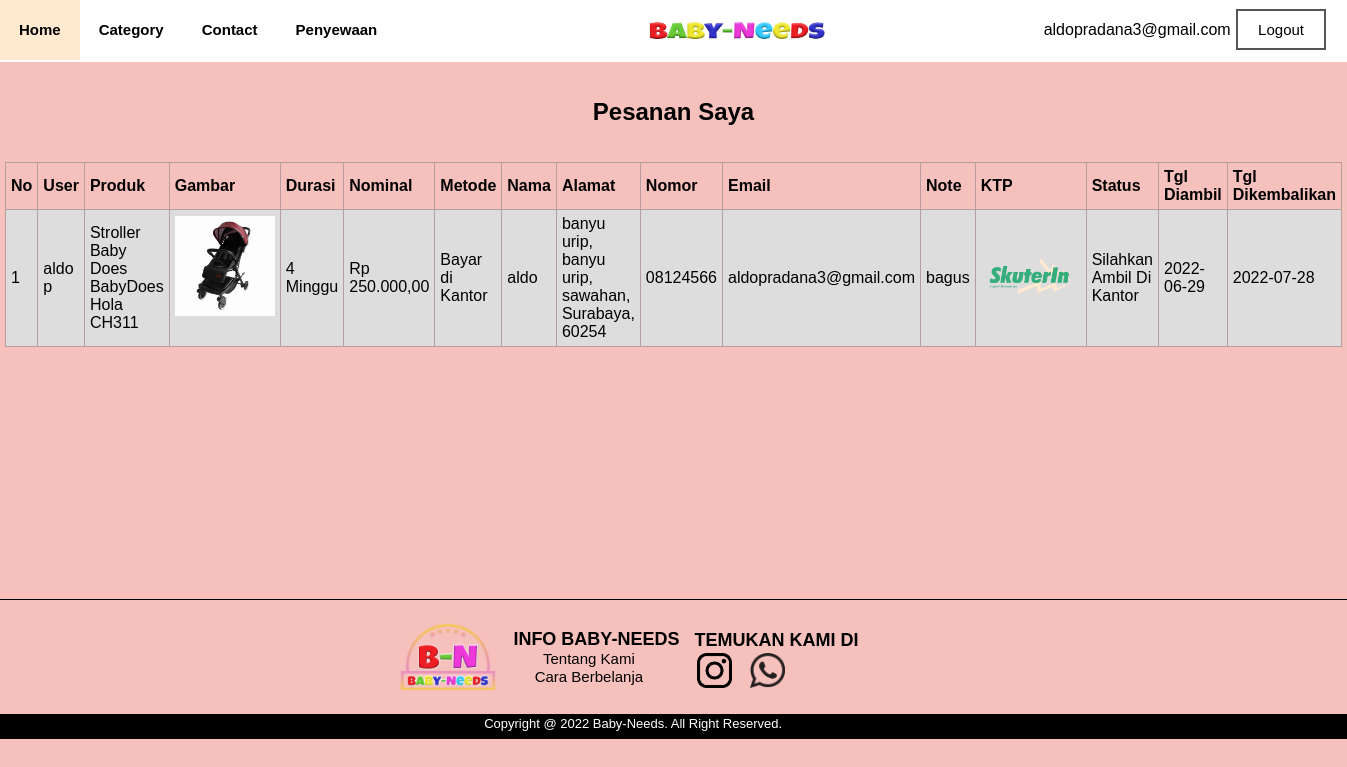
/pesanan.php (signed in), run on the app's committed database.
### tables this page shows
CREATE TABLE `transaksi` (
  `id` int(20) NOT NULL,
  `id_user` int(20) NOT NULL,
  `id_produk` int(20) NOT NULL,
  `tipe` varchar(20) NOT NULL,
  `amount` int(20) NOT NULL,
  `metode` varchar(30) NOT NULL,
  `nama` varchar(255) NOT NULL,
  `alamat` varchar(500) NOT NULL,
  `nomor` varchar(20) NOT NULL,
  `email` varchar(50) NOT NULL,
  `note` varchar(255) DEFAULT NULL,
  `ktp` varchar(50) NOT NULL,
  `status` varchar(30) NOT NULL,
  `tgl_diambil` date DEFAULT NULL,
  `tgl_dikembalikan` date DEFAULT NULL
);

CREATE TABLE `user` (
  `id` int(11) NOT NULL,
  `nama` varchar(50) NOT NULL,
  `alamat` varchar(100) NOT NULL,
  `nohp` varchar(50) NOT NULL,
  `email` varchar(100) NOT NULL,
  `password` varchar(100) NOT NULL
);

CREATE TABLE `produk` (
  `id_produk` int(10) NOT NULL,
  `kategori` varchar(50) NOT NULL,
  `nama` varchar(50) NOT NULL,
  `umur` varchar(10) NOT NULL,
  `harga` int(50) NOT NULL,
  `foto` varchar(100) NOT NULL,
  `stok` int(10) NOT NULL,
  `tanggal_upload` timestamp NOT NULL DEFAULT current_timestamp(),
  `deskripsi1` text NOT NULL,
  `deskripsi2` text NOT NULL,
  `deskripsi3` text NOT NULL,
  `deskripsi4` text NOT NULL
);

### pesanan.php (the view, shortened to what this page needs)
<!DOCTYPE html>
<html>
<head>
</head>
<body>
<?php
    include('koneksi.php');
    $nomor = 1;
?>
<?php include('header.php');?>
<br><br>
<h2 style="text-align: center;">Pesanan Saya</h2>
<br><br>
<table>
  <tr>
    <th>No</th>
    <th>User</th>
    <th>Produk</th>
    <th>Gambar</th>
    <th>Durasi</th>
    <th>Nominal</th>
    <th>Metode</th>
    <th>Nama</th>
    <th>Alamat</th>
    <th>Nomor</th>
    <th>Email</th>
    <th>Note</th>
    <th>KTP</th>
    <th>Status</th>
    <th>Tgl Diambil</th>
    <th>Tgl Dikembalikan</th>
  </tr>
  <?php
      function rupiah($angka)
        {
            $hasil_rupiah = "Rp " . number_format($angka, 2, ",", ".");
            return $hasil_rupiah;
        }
    $id_user = $_SESSION['id'];
    $query = "SELECT * FROM transaksi WHERE id_user='$id_user'";
    $result = mysqli_query($koneksi,$query);
    while($row = mysqli_fetch_array($result)){
    $product_id = $row['id_produk'];
    $quer = "SELECT * FROM produk WHERE id_produk = '$product_id'";
    $data = $koneksi->query($quer)->fetch_assoc();
    $id_user = $row['id_user'];
    $quer_user = "SELECT * FROM user WHERE id = '$id_user'";
    $data_user = $koneksi->query($quer_user)->fetch_assoc();
    ?>
    <tr>
        <td><?php echo $nomor++; ?></td>
        <td><?php echo $data_user['nama']; ?></td>
        <td><?php echo $data['nama']; ?></td>
        <td><img src="admin/produk/<?php echo $data['foto']; ?>" style="width: 100px; padding-bottom: 20px;"></td>
        <td><?php echo $row['tipe']; ?></td>
        <td><?php echo rupiah($row['amount']); ?></td>
        <td><?php echo $row['metode']; ?></td>
        <td><?php echo $row['nama']; ?></td>
        <td><?php echo $row['alamat']; ?></td>
        <td><?php echo $row['nomor']; ?></td>
        <td><?php echo $row['email']; ?></td>
        <td><?php echo $row['note']; ?></td>
        <td><img src="uploads/<?php echo $row['ktp']; ?>" width="100px"></td>
        <td><?php echo $row['status']; ?></td>
        <td><?php echo $row['tgl_diambil']; ?></td>
        <td><?php echo $row['tgl_dikembalikan']; ?></td>
    </tr>
    <?php
    }
    ?>
</table>
<br><br><br><br><br><br><br><br><br><br><br><br><br><br>
<section id="footer">
<?php include('footer.php');?>
</section>
</body>
</html>

### header.php (shortened to what this page needs)
<!DOCTYPE html>
<html lang="en">
<head>
    <link rel="stylesheet" href="style/styleheader.css">
</head>
<body>
    <nav>
        <div class="wrapper">
            <div class="menu" style="float:left">
                <ul>
                    <li><a href="index.php">Home</a></li>
                    <li><a href="">Category</a>
                    </li>
                    <li><a href="#footer">Contact</a></li>
                    <li><a href="pesanan.php">Penyewaan</a></li>
                </ul>
            </div>
                <div style="float:left; width:32%;">
                    <img src = "resource/logo.png" style="width:180px; height :49px;float:right; margin-top:1.5%;margin-left:0%;margin-bottom:1.5%">
                </div>
                <div class="logout" style="float: right; padding: 0px 20px 0px 20px;">
                <?php
                if(isset($_SESSION['id'])){
                    echo $_SESSION['email'];
                }
                ?>
                    <a href="logout.php"><button class="buttonlogout button5">Logout</button></a>
                </div>
        </div>
    </nav>

### footer.php (shortened to what this page needs)
<!DOCTYPE html>
<html lang="en">
<head>
    <link rel="stylesheet" href="style/stylefoot.css">
</head>
<footer>
<center>
    <div class="footer">
        <div style="background: white;">
        <div style="float:left; width:37%;">
            <img src = "resource/icon.png" style="width:100px; height :100px;float:right; margin-top:1.5%;margin-left:0%;margin-bottom:1.5%">
        </div>
        <div style="float:left; margin-top:30px">
            <b>INFO BABY-NEEDS<br></b>
                <a href="index.php" class="isi">Tentang Kami<br></a>
                <a href="index.php" class="isi">Cara Berbelanja<br></a>
        </div>
        <div style="float:left; margin-top:30px">
            <b>TEMUKAN KAMI DI<br></b>
                <a href="" class="isi">
                <img src = "resource/ig.png" style="width:35px; height :35px;float:left; margin-top:1.5%;margin-left:10%;margin-bottom:1.5%">
                </a>
                <a href="" class="isi">
                <img src = "resource/wa.png" style="width:35px; height :35px;float:left; margin-top:1.5%;margin-left:10%;margin-bottom:1.5%">
                </a><br>
                </div>
        </div>
    </center>
<center>
    <div class="box" >
        <c style="color:white;font-size:13px;margin-right:6%;margin-top:50px;"> Copyright @ 2022 Baby-Needs. All Right Reserved. </c>
</div>
</center>
</footer>
</html>

### style/styleheader.css (style rules this page uses)
* { text-decoration: none; margin: 0px; padding: 0px; }
body { margin: 0px; padding: 0px; background: #f6c1bc; font-family: Sans-serif; }
.wrapper { width: 100%; margin: auto; position: relative; background-color: #ffffff; height: 10%; }
nav { width: 100%; margin: auto; display: flex; position: sticky; line-height: 60px; top: 0; z-index: 1; }
nav ul { list-style-type: none; overflow: hidden; margin: 0; padding: 0; }
nav ul li { float: left; }
nav ul li a { color: black; font-weight: bold; font-size: 15px; padding: 0px 19px 0px 19px; }
.buttonlogout { border: none; color: white; padding: 10px 20px; text-align: center; text-decoration: none; display: inline-block; font-size: 15px; margin: 2px 1px; transition-duration: 0.4s; cursor: pointer; }
.button5 { background-color: white; color: black; border: 2px solid #555555; }

### style/stylefoot.css (style rules this page uses)
.footer b { font-family: Sans-serif; margin-left: 15px; font-size: 18px; font-weight: bold; margin-top: 30%; padding-top: 30%; }
.footer a { color: black; padding: 0px 0px 0px 0px; font-size: 15px; margin-left: 0px; text-decoration: none; }
.box { background-color: black; height: 25px; width: 100%; float: left; }

### pesanan.php (style rules this page uses)
table { font-family: arial, sans-serif; border-collapse: collapse; width: 70%; margin-right: auto; margin-left: auto; }
td, th { border: 1px solid #b69e9c; text-align: left; padding: 5px; }
tr:nth-child(even) { background-color: #dddddd; }

### data on the page
transaksi: id_user.nama "aldo p", id_produk.nama "Stroller Baby Does BabyDoes Hola CH311", id_produk.foto (picture), tipe "4 Minggu", amount "Rp 250.000,00", metode "Bayar di Kantor", nama "aldo", alamat "banyu urip, banyu urip, sawahan, Surabaya, 60254", nomor "08124566", email "aldopradana3@gmail.com", note "bagus", ktp (picture), status "Silahkan Ambil Di Kantor", tgl_diambil "2022-06-29", tgl_dikembalikan "2022-07-28"

### other printed values
$_SESSION['email'] "aldopradana3@gmail.com"
